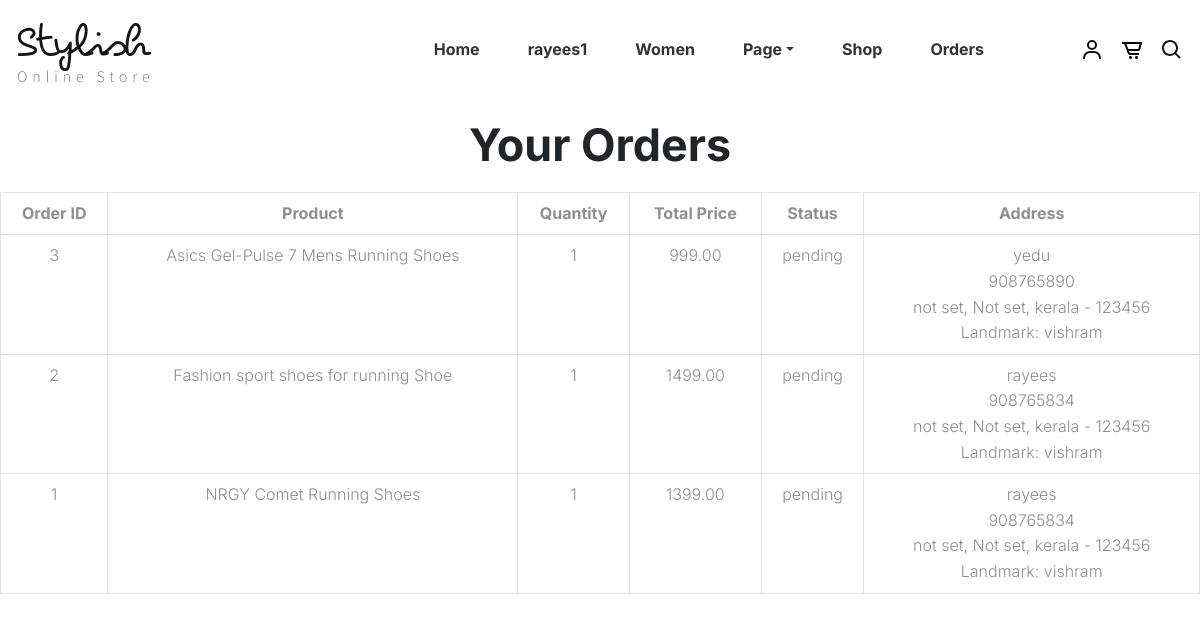
/my_orders/ (signed in), run on an earlier commit of the app's database.
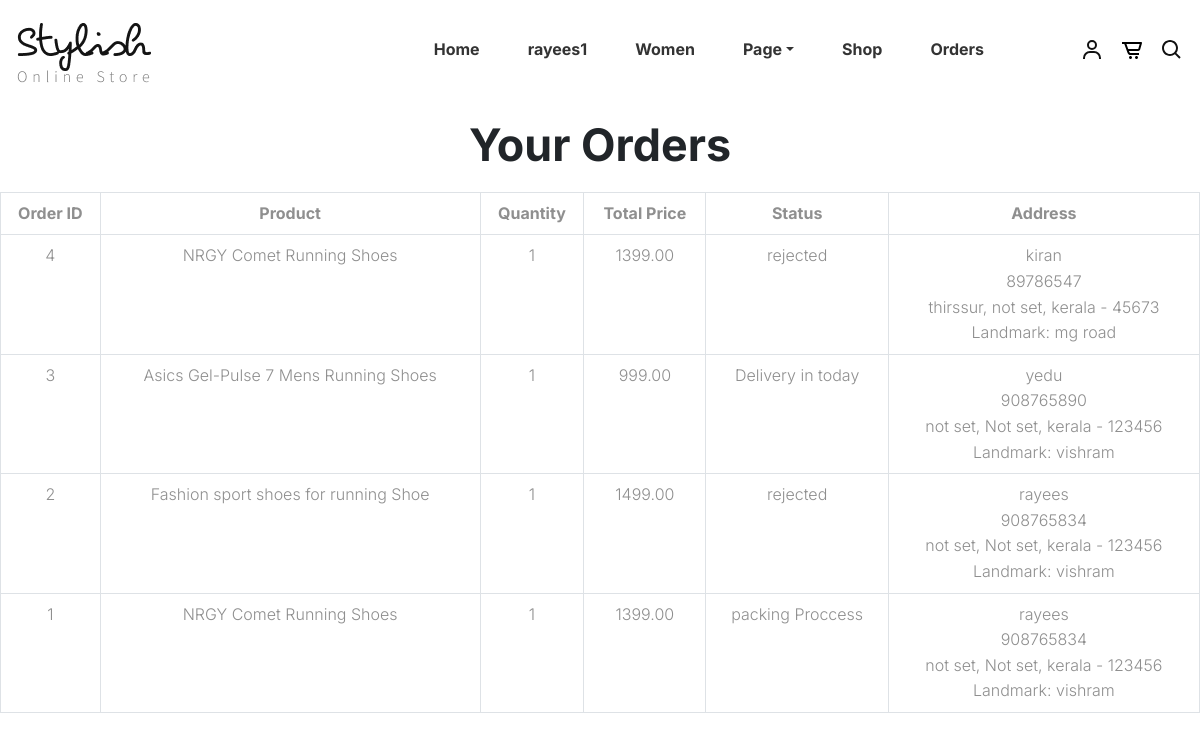
And on a later commit of the database.
### shop/models.py (models this page shows)
class Product_Purchase(models.Model):
    ADDRESS = models.ForeignKey(Address,on_delete=models.CASCADE)
    PRODUCT = models.ForeignKey(Product,on_delete=models.CASCADE)
    purchase_date = models.DateTimeField(auto_now_add=True)
    quantity = models.IntegerField(default=1)
    total_price = models.DecimalField(max_digits=10, decimal_places=2)
    status = models.CharField(max_length=50, default='Pending')

class Product(models.Model):
    name = models.CharField(max_length=200)
    price = models.DecimalField(max_digits=10, decimal_places=2)
    description = models.TextField()
    image = models.ImageField(upload_to='products/')
    stock = models.IntegerField()
    created_at = models.DateTimeField(auto_now_add=True)

### accounts/models.py (models this page shows)
class Address(models.Model):
    User = models.ForeignKey(User,on_delete=models.CASCADE)
    full_name = models.CharField(max_length=200)
    phone = models.CharField(max_length=15)
    pincode = models.CharField(max_length=10)
    locality = models.CharField(max_length=200)
    address = models.TextField()
    city = models.CharField(max_length=100)
    state = models.CharField(max_length=100)
    landmark = models.CharField(max_length=200, blank=True, null=True)

### shop/views.py (the view)
# urls.py: path('my_orders/',views.my_orders,name='my_orders'),
def my_orders(request):
    if request.user.is_authenticated:
        user = request.user
        orders = Product_Purchase.objects.filter(ADDRESS__User=user).order_by('-purchase_date')
        return render(request, 'orders.html',{'orders': orders})
    else:
        return redirect('home')

### templates/orders.html
{% extends 'base.html' %}
{% block content %}
<h2 class="text-center my-4">Your Orders</h2>
<table class="table table-bordered text-center">
    <thead>
        <tr>
            <th>Order ID</th>
            <th>Product</th>
            <th>Quantity</th>
            <th>Total Price</th>
            <th>Status</th>
            <th>Address</th>
        </tr>
    </thead>
    <tbody>
        {% for order in orders %}
        <tr>
            <td>{{ order.id }}</td>
            <td>{{ order.PRODUCT.name }}</td>
            <td>{{ order.quantity }}</td>
            <td>{{ order.total_price }}</td>
            <td>{{ order.status }}</td>
            <td>
                {{ order.ADDRESS.full_name }}<br>
                {{ order.ADDRESS.phone }}<br>
                {{ order.ADDRESS.address }}, {{ order.ADDRESS.city }}, {{ order.ADDRESS.state }} - {{ order.ADDRESS.pincode }}<br>
                Landmark: {{ order.ADDRESS.landmark }}
            </td>
        </tr>
        {% endfor %}
    </tbody>
{% endblock %}

What changed in the data, as far as the page shows it:
added Product_Purchase: id "4", PRODUCT.name "NRGY Comet Running Shoes", quantity "1", total_price "1399.00", status "rejected", ADDRESS.full_name "kiran", ADDRESS.phone "89786547", ADDRESS.address "thirssur", ADDRESS.city "not set", ADDRESS.state "kerala", ADDRESS.pincode "45673", ADDRESS.landmark "mg road"
changed Product_Purchase "Asics Gel-Pulse 7 Mens Running Shoes": status "pending" → "Delivery in today"
changed Product_Purchase "Fashion sport shoes for running Shoe": status "pending" → "rejected"
changed Product_Purchase id 1: status "pending" → "packing Proccess"
